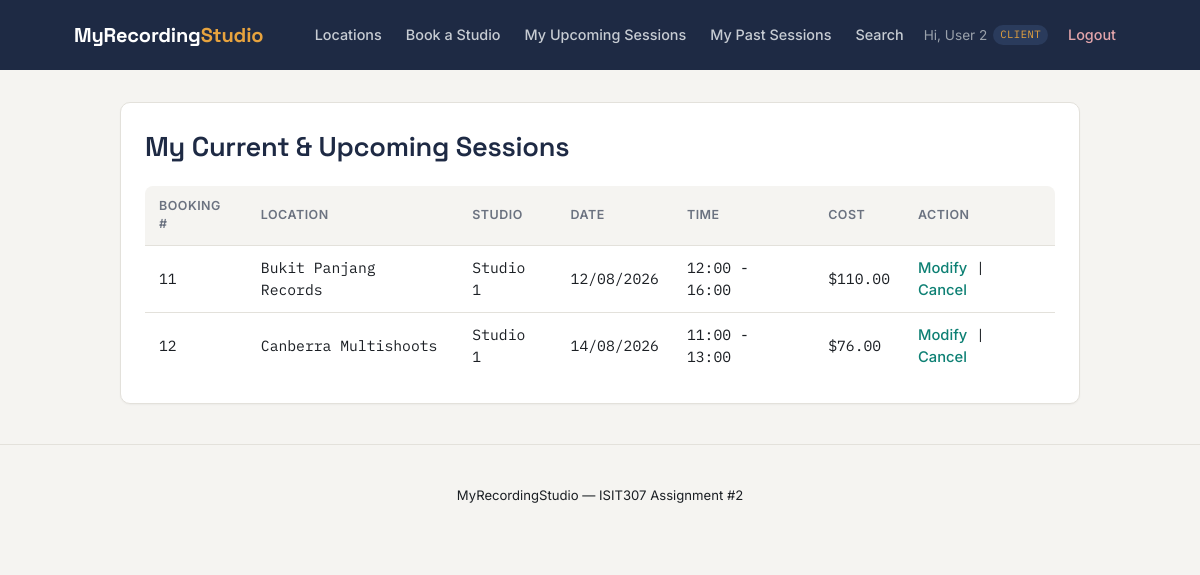
The page /8942663_A2/booking_list_upcoming.php (signed in) on the database its author committed.
### tables this page shows
CREATE TABLE `bookings` (
  `booking_id` int(11) NOT NULL,
  `studio_id` int(11) NOT NULL,
  `client_id` int(11) NOT NULL,
  `booking_date` date NOT NULL,
  `start_time` time NOT NULL,
  `duration_hours` int(11) NOT NULL CHECK (`duration_hours` between 1 and 12),
  `end_time` time NOT NULL,
  `total_cost` decimal(8,2) NOT NULL,
  `status` enum('active','cancelled') NOT NULL DEFAULT 'active',
  `created_at` timestamp NOT NULL DEFAULT current_timestamp()
);

CREATE TABLE `locations` (
  `location_id` int(11) NOT NULL,
  `description` varchar(255) NOT NULL,
  `num_studios` int(11) NOT NULL CHECK (`num_studios` > 0),
  `cost_per_hour` decimal(8,2) NOT NULL CHECK (`cost_per_hour` >= 0)
);

CREATE TABLE `studios` (
  `studio_id` int(11) NOT NULL,
  `location_id` int(11) NOT NULL,
  `studio_number` int(11) NOT NULL
);

### 8942663_A2/classes/Booking.php (called while the page is built, shortened)
<?php
require_once __DIR__ . '/Studio.php';
class Booking {
    public static function hasStarted(array $booking): bool {
        $startDateTime = $booking['booking_date'] . ' ' . $booking['start_time'];
        return strtotime($startDateTime) <= time();
    }
    private static function detailSelect(): string {
        return "SELECT b.*, s.studio_number, l.description AS location_description,
                        l.location_id, l.cost_per_hour, u.name AS client_name, u.email AS client_email
                 FROM bookings b
                 JOIN studios s ON s.studio_id = b.studio_id
                 JOIN locations l ON l.location_id = s.location_id
                 JOIN users u ON u.user_id = b.client_id";
    }
    public static function upcomingForClient(int $clientId): array {
        $db = Database::getConnection();
        $sql = self::detailSelect() . " WHERE b.client_id = ? AND b.status = 'active'
                AND TIMESTAMP(b.booking_date, b.end_time) >= NOW()
                ORDER BY b.booking_date ASC, b.start_time ASC";
        $stmt = $db->prepare($sql);
        $stmt->execute([$clientId]);
        return $stmt->fetchAll();
    }
}

### 8942663_A2/classes/Client.php (called while the page is built, shortened)
<?php
class Client extends User {
    public function upcomingSessions(): array {
        return Booking::upcomingForClient($this->id);
    }
}

### 8942663_A2/includes/bootstrap.php (called while the page is built, shortened)
<?php
require_once __DIR__ . '/../classes/Client.php';
require_once __DIR__ . '/../classes/Studio.php';
require_once __DIR__ . '/../classes/Booking.php';
function h(?string $value): string {
    return htmlspecialchars($value ?? '', ENT_QUOTES, 'UTF-8');
}
function format_date(?string $date): string {
    return date('d/m/Y', strtotime($date));
}

### 8942663_A2/classes/Studio.php (called while the page is built, shortened)
<?php
class Studio {
    public static function displayName(int $studioNumber): string {
        return 'Studio ' . $studioNumber;
    }
}

### 8942663_A2/booking_list_upcoming.php (the view, shortened to what this page needs)
<?php
require_once __DIR__ . '/includes/bootstrap.php';
$client = new Client(current_user_id(), $_SESSION['user_name'], '', '');
$bookings = $client->upcomingSessions();
require __DIR__ . '/includes/header.php';
?>
<div class="card">
    <h1>My Current & Upcoming Sessions</h1>
    <?php if (empty($bookings)): ?>
        <p>You have no current or upcoming bookings. <a href="booking_create.php">Book a studio now</a>.</p>
    <?php else: ?>
    <table>
        <tr><th>Booking #</th><th>Location</th><th>Studio</th><th>Date</th><th>Time</th><th>Cost</th><th>Action</th></tr>
        <?php foreach ($bookings as $b): ?>
        <tr>
            <td><?= (int)$b['booking_id'] ?></td>
            <td><?= h($b['location_description']) ?></td>
            <td><?= h(Studio::displayName((int)$b['studio_number'])) ?></td>
            <td><?= h(format_date($b['booking_date'])) ?></td>
            <td><?= h(substr($b['start_time'],0,5)) ?> - <?= h(substr($b['end_time'],0,5)) ?></td>
            <td>$<?= h(number_format((float)$b['total_cost'],2)) ?></td>
            <td>
                <?php if (!Booking::hasStarted($b)): ?>
                    <a href="booking_edit.php?id=<?= (int)$b['booking_id'] ?>">Modify</a> |
                    <a href="booking_cancel.php?id=<?= (int)$b['booking_id'] ?>" onclick="return confirm('Cancel this booking?')">Cancel</a>
                <?php else: ?>
                    <span class="badge badge-active">In progress</span>
                <?php endif; ?>
            </td>
        </tr>
        <?php endforeach; ?>
    </table>
    <?php endif; ?>
</div>
<?php require __DIR__ . '/includes/footer.php'; ?>

### 8942663_A2/css/style.css (style rules this page uses)
:root { --ink: #1e2a44; --ink-soft: #2a3b5c; --paper: #f5f4f1; --card: #ffffff; --amber: #e7a33e; --amber-dark: #e7a33e; --teal: #0e8074; --text: #1b1f24; --muted: #6b7280; --border: #e3e1db; --success: #2f9e6e; --success-bg: #e7f5ef; --error: #d64550; --error-bg: #fbeaec; --font-display: 'Space Grotesk', 'Segoe UI', sans-serif; --font-body: 'Inter', 'Segoe UI', sans-serif; --font-mono: 'IBM Plex Mono', 'Consolas', monospace; }
* { box-sizing: border-box; }
html { scroll-behavior: smooth; }
body { margin: 0; font-family: var(--font-body); background: var(--paper); color: var(--text); line-height: 1.5; }
h1, h2, h3 { font-family: var(--font-display); color: var(--ink); font-weight: 600; letter-spacing: -0.01em; }
h1 { font-size: 1.7em; margin-top: 0; }
.card { background: var(--card); border: 1px solid var(--border); border-radius: 10px; padding: 24px; margin-bottom: 20px; box-shadow: 0 1px 2px rgba(20, 23, 28, 0.04); }
table { width: 100%; border-collapse: collapse; background: var(--card); border-radius: 8px; overflow: hidden; }
table th, table td { text-align: left; padding: 11px 14px; border-bottom: 1px solid var(--border); font-family: var(--font-mono); font-size: 0.92em; }
table th { background: var(--paper); font-family: var(--font-body); font-weight: 600; font-size: 0.78em; text-transform: uppercase; letter-spacing: 0.04em; color: var(--muted); }
table tr:last-child td { border-bottom: none; }
table a { color: var(--teal); text-decoration: none; font-family: var(--font-body); font-weight: 500; }

### rows shown on the page
bookings: booking_id "11", locations.description "Bukit Panjang Records", studio.studio_number "Studio 1", booking_date "12/08/2026", start_time "12:00", end_time "16:00", total_cost "110.00"
bookings: booking_id "12", locations.description "Canberra Multishoots", studio.studio_number "Studio 1", booking_date "14/08/2026", start_time "11:00", end_time "13:00", total_cost "76.00"

### other values the page prints
$_SESSION['user_name'] "User 2"
current_user_type() "CLIENT"
